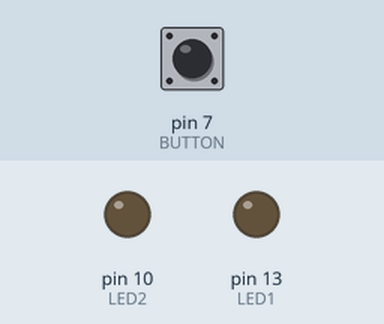
The sketch below on a simulated Arduino Uno, built with avr-gcc and run on an emulated ATmega328P. Parts: output pins drawn as LEDs (lit = HIGH). Inputs (shaded band) come from the test bench; at power-on: pin 7 (BUTTON) LOW.

Above: at 1.2 s.
1.3 s: pin 7 (BUTTON) pulled HIGH for 0.15 s
At 1.37 s:
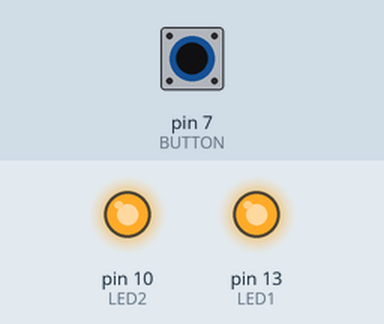
2.9 s: pin 7 (BUTTON) pulled HIGH for 3.2 s
At 7.0 s:
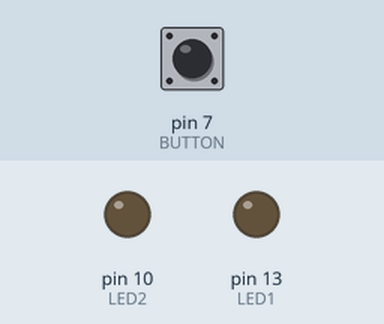
Timing chart, 0 to 8.5 s (numbered marks = the images above; inputs shaded):
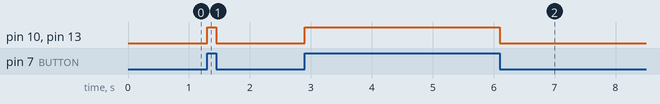

The sketch:

_2_Button_Light.ino
```cpp
const int LED1 = 13;
const int LED2 = 10;
const int BUTTON = 7;

int val = 0;

void setup()
{
  pinMode(LED1,OUTPUT);
  pinMode(LED2,OUTPUT);
  pinMode(BUTTON,INPUT);
}

void loop()
{
  val = digitalRead(BUTTON);

  if(val==HIGH)                //check for button press
  {
    digitalWrite(LED1,HIGH);
    digitalWrite(LED2,HIGH);
  }
  else
  {
    digitalWrite(LED1,LOW);
    digitalWrite(LED2,LOW);
  }
}
```

Measured:
- after the input at 1.3 s, pin 10 (LED2), pin 13 (LED1): LOW → HIGH at once, → LOW 0.15 s later
- after the input at 2.9 s, pin 10 (LED2), pin 13 (LED1): LOW → HIGH at once, → LOW 3.2 s later
